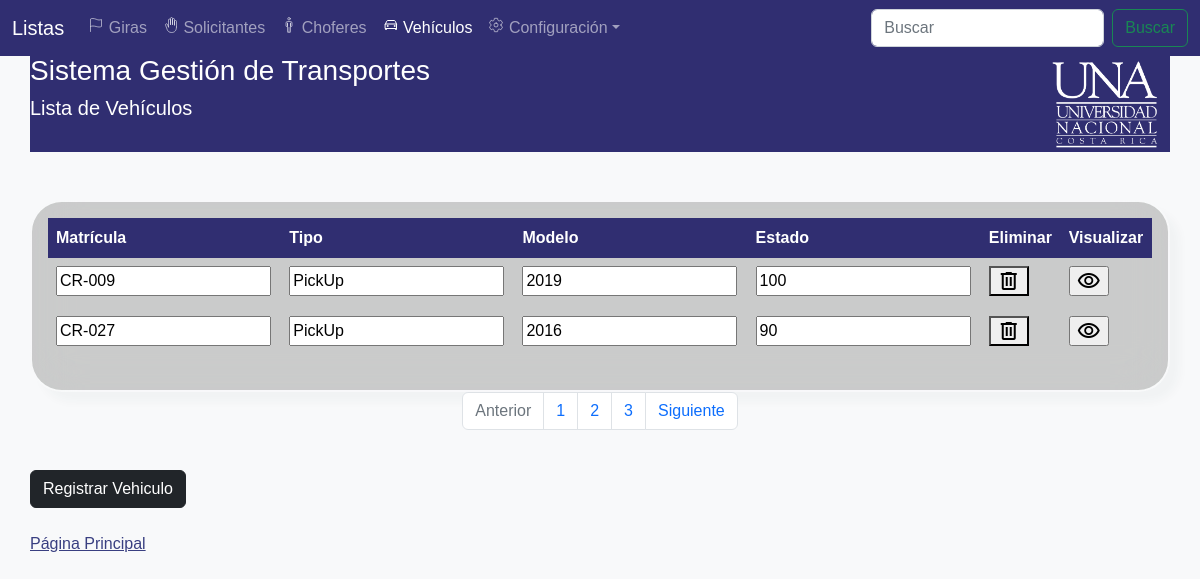
Screenshot of /View/GestionVehiculosView.php with the database file from the repository.
### tables this page shows
CREATE TABLE `tbvehiculo` (
  `tbvehiculoid` int(11) NOT NULL,
  `tbvehiculomatricula` varchar(8) NOT NULL,
  `tbvehiculomarca` text NOT NULL,
  `tbvehiculomodelo` text NOT NULL,
  `tbvehiculotipo` varchar(50) NOT NULL,
  `tbvehiculoestado` int(11) NOT NULL,
  `tbvehiculonivelaceite` varchar(20) NOT NULL,
  `tbvehiculokilometraje` varchar(20) NOT NULL
);

### data/VehiculoData.php (called while the page is built, shortened)
<?php
include '../domain/Vehiculo.php';
class VehiculoData extends Data{
    public function getAllVehiculo() {
        $conn = mysqli_connect($this->server, $this->user, $this->password, $this->db);
        $conn->set_charset('utf8');
        $querySelect = "SELECT * FROM tbvehiculo;";
        $result = mysqli_query($conn, $querySelect);
        $Vehiculos = [];
        while ($row = mysqli_fetch_array($result)) {
            $currentVehiculo = new Vehiculo($row['tbvehiculoid'], $row['tbvehiculomatricula'], $row['tbvehiculomarca'], $row['tbvehiculomodelo'],
            $row['tbvehiculotipo'], $row['tbvehiculoestado'], $row['tbvehiculonivelaceite'], $row['tbvehiculokilometraje']);
            array_push($Vehiculos, $currentVehiculo);
        }
        return $Vehiculos;
    }
}
?>

### Business/VehiculoBusiness.php (called while the page is built)
<?php
include '../data/VehiculoData.php';
class VehiculoBusiness {
    private $VehiculoData;
    public function VehiculoBusiness() {
        $this->VehiculoData = new VehiculoData();
    }
    public function getAllVehiculo() {
        return $this->VehiculoData->getAllVehiculo();
    }
}

### domain/Vehiculo.php (called while the page is built, shortened)
<?php
class Vehiculo{
    private $vehiculoMatricula;
    private $vehiculoModelo;
    private $vehiculoTipo;
    private $vehiculoEstado;
    function Vehiculo($vehiculoId, $vehiculoMatricula, $vehiculoMarca, $vehiculoModelo, $vehiculoTipo, $vehiculoEstado, $vehiculoNivelAceite, $vehiculoKilometraje){
        $this->vehiculoMatricula = $vehiculoMatricula;
        $this->vehiculoModelo = $vehiculoModelo;
        $this->vehiculoTipo = $vehiculoTipo;
        $this->vehiculoEstado = $vehiculoEstado;
    }
    function getVehiculoMatricula() {
        return $this->vehiculoMatricula;
    }
    function getVehiculoModelo() {
        return $this->vehiculoModelo;
    }
    function getVehiculoTipo() {
        return $this->vehiculoTipo;
    }
    function getVehiculoEstado() {
        return $this->vehiculoEstado;
    }
}

### View/GestionVehiculosView.php (the view, shortened to what this page needs)
<!DOCTYPE html>
<head>
    <?php
    include '../business/VehiculoBusiness.php';
    ?>
    <link href="https://cdn.jsdelivr.net/npm/bootstrap@5.2.2/dist/css/bootstrap.min.css" rel="stylesheet">
    <link rel="stylesheet" href="myProjects/webProject/icofont/css/icofont.min.css">
    <link rel = "stylesheet" href="../css/styleProyect.css" type = "text/css"></link>
</head>
<body class="bg-light">
<nav class = "navbar navbar-expand-lg fixed-top navbar navbar-dark" style="background-color: #302E71" aria-label="Navegación principal" _mstaria-label="441961">
<div class="container-fluid">
    <a class="navbar-brand" href="#" _msthash="418717" _msttexthash="924456">Listas</a>
    <div class="navbar-collapse offcanvas-collapse" id="navbar" style="font-size: 1rem">
      <ul class="navbar-nav me-auto mb-2 mb-lg-0">
        <li class="nav-item">
          <a class="nav-link" href="./GestionGirasView.php" _msthash="1070225" _msttexthash="177827"><ion-icon name="flag-outline"></ion-icon> Giras</a>
        </li>
        <li class="nav-item">
          <a class="nav-link" href="./GestionSolicitantesView.php" _msthash="1070407" _msttexthash="257478"><ion-icon name="hand-right-outline"></ion-icon> Solicitantes</a>
        </li>
        <li class="nav-item">
          <a class="nav-link"  href="./GestionChoferesView.php" _msthash="1070589" _msttexthash="76245"><ion-icon name="man-outline"></ion-icon> Choferes</a>
        </li>
        <li class="nav-item">
        <a class="nav-link active" aria-current="page" href="./GestionVehiculosView.php" _msthash="1070771" _msttexthash="282880"><ion-icon name="car-outline"></ion-icon> Vehículos</a>
        </li>
        <li class="nav-item dropdown">
          <a class="nav-link dropdown-toggle" href="#" data-bs-toggle="dropdown" aria-expanded="false" _msthash="1070953" _msttexthash="262119"><ion-icon name="settings-outline"></ion-icon> Configuración</a>
        </li>
      </ul>
      <form class="d-flex" role="search">
        <input class="form-control me-2" type="search" placeholder="Buscar" aria-label="Buscar" _mstplaceholder="76154" _mstaria-label="76154">
        <button class="btn btn-outline-success" type="submit" _msthash="1202799" _msttexthash="76154">Buscar</button>
      </form>
    </div>
  </div>
</nav>
</body>
<body class = "" style="background-image: url(../Images/.webp); background-repeat: no-repeat; background-size: cover; background-position: center center;">
  <div style="background-color: #302E71">
  <img src="../Images/LOGO-UNA1-Blanco.png" alt="logo" style="float:right" width="129px">
    <h3 style="color: white">Sistema Gestión de Transportes</h3>
    <h5 style="color: white">Lista de Vehículos</h5>
    <br>
</div>
<center><div class="table-responsive card-body card mask-custom col-12 row justify-content-center container">
        <table class="table table-borderless text-white mb-0">
        <thead style="background-color: #302E71;">
            <tr>
                <th>Matrícula</th>
                <th>Tipo</th>
                <th>Modelo</th>
                <th>Estado</th>
                <th>Eliminar</th>
                <th>Visualizar</th>
            </tr>
            </thead>
            <?php
            $VehiculoBusiness = new VehiculoBusiness();
            $allVehiculos = $VehiculoBusiness->getAllVehiculo();
            foreach ($allVehiculos as $current) {
                echo '<form method="post" enctype="multipart/form-data" action="../business/VehiculoAction.php">';
                echo '<td><input type="text" readonly name="vehiculo_matricula" id="vehiculo_matricula" value="' . $current->getVehiculoMatricula() . '"/></td>';
                echo '<td><input type="text" readonly name="vehiculo_tipo" id="vehiculo_tipo" value="' . $current->getVehiculoTipo() . '"/></td>';
                echo '<td><input type="text" readonly name="vehiculo_modelo" id="vehiculo_modelo" value="' . $current->getVehiculoModelo() . '"/></td>';
                echo '<td><input type="text" readonly name="vehiculo_estado" id="vehiculo_estado" value="' . $current->getVehiculoEstado() . '"/></td>';
                echo '<td><button class="material-symbols-outlined" onclick="EliminarVehiculo()">delete</button></td>';
                echo '<td><input type="submit" class="material-symbols-outlined" value="visibility" name="view" id="view"/></td>';
                echo '</form>';
            }
            ?>
            <tr>
                <td></td>
                <td>
                </td>
            </tr>
        </table>
        </div></center>
    <nav aria-label="Page navigation example">
    <ul class="pagination justify-content-center">
    <li class="page-item disabled">
    <a class="page-link">Anterior</a>
    </li>
    <li class="page-item"><a class="page-link" href="#">1</a></li>
    <li class="page-item"><a class="page-link" href="#">2</a></li>
    <li class="page-item"><a class="page-link" href="#">3</a></li>
    <li class="page-item">
    <a class="page-link" href="#">Siguiente</a>
    </li>
  </ul>
</nav>
        <form method="post" enctype="multipart/form-data" action="./RegistroVehiculoView.php">
                <tr>
                <?php
                   echo '<td><input type="submit" class="btn btn-dark btn-block" value="Registrar Vehiculo" name="registro" id="registro"/></td></tr></br>';
                 ?>
        </form>
        <a href="./PaginaPrincipalAdministradorView.php" style="color: #393f81;">Página Principal</a></p>
</body>
</html>

### css/styleProyect.css (style rules this page uses)
body { padding: 30px; background-size: cover; font-family: sans-serif; }
table td, table th { text-overflow: ellipsis; white-space: nowrap; overflow: hidden; }
.mask-custom { background: rgba(24, 24, 16, .2); border-radius: 2em; backdrop-filter: blur(25px); border: 2px solid rgba(255, 255, 255, 0.05); background-clip: padding-box; box-shadow: 10px 10px 10px rgba(46, 54, 68, 0.03); }

### View/GestionVehiculosView.php (style rules this page uses)
thead th { color: #fff; }

### rows the page displays
tbvehiculo: vehiculo_matricula "CR-009", vehiculo_tipo "PickUp", vehiculo_modelo "2019", vehiculo_estado "100"
tbvehiculo: vehiculo_matricula "CR-027", vehiculo_tipo "PickUp", vehiculo_modelo "2016", vehiculo_estado "90"
